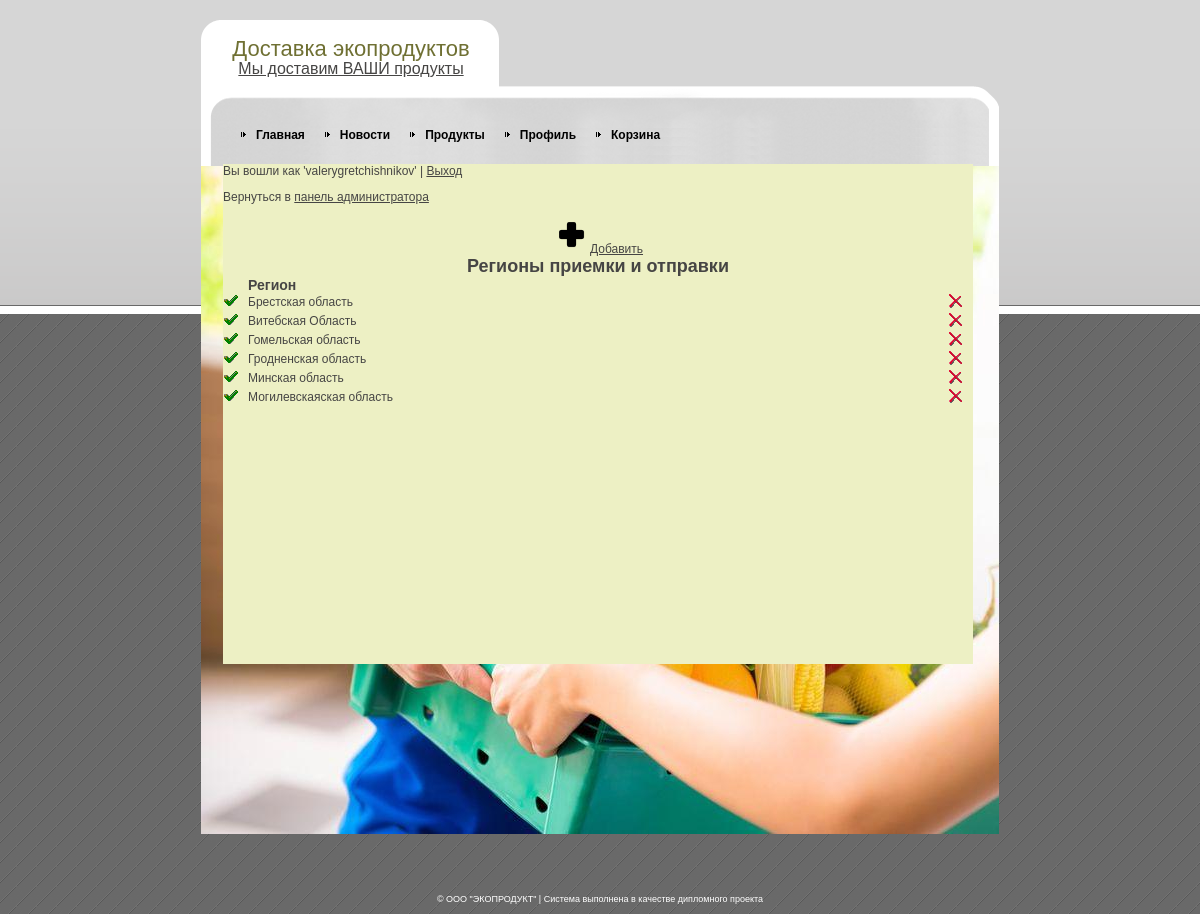
The page /edit_region.php (signed in) on the database its author committed.
### tables this page shows
CREATE TABLE IF NOT EXISTS `region` (
  `id` int(11) NOT NULL AUTO_INCREMENT,
  `region` varchar(50) NOT NULL,
  PRIMARY KEY (`id`)
);

### edit_region.php (the view, shortened to what this page needs)
<?php
require "lib_db.php";
?>
<!DOCTYPE html PUBLIC "-//W3C//DTD XHTML 1.0 Strict//EN" "http://www.w3.org/TR/xhtml1/DTD/xhtml1-strict.dtd">
<html xmlns="http://www.w3.org/1999/xhtml" xml:lang="en" lang="en">
<head>
<link rel="stylesheet" href="style.css" type="text/css" charset="utf-8" />
</head>
<body>
<div id="outer">
  <div id="wrapper">
    <div id="body-bot">
      <div id="body-top">
        <div id="logo">
          <h1>Доставка экопродуктов</h1>
          <p><a href="adminform.php" target="_parent">Мы доставим ВАШИ продукты</a></p>
        </div>
        <div id="nav">
          <ul>
          </ul>
        </div>
        <div id="gboxm">
				<?php
				$login = $_SESSION['login'];
				$password = $_SESSION['password'];
				if(empty($login) and empty($password))
				{
					echo "<h2>Ошибка!</h2>";
					echo "<p>Необходимо пройти авторизацию | <a href='adminform.php'>Вход</a></p>";
				}
				else
				{
					echo "<p>Вы вошли как '$login' | <a href='../exit.php'>Выход</a></p>";
					echo "<p>Вернуться в <a href='adminform.php'>панель администратора</a></p>";?>
					<center><a href="edit_regionf.php?id=0"><img height="37" src="images/logos/add.png" alt="add" />Добавить</a>
					<h2>Регионы приемки и отправки</center></h2>
					<table border="0" cellpadding="0" cellspacing="0" width="100%">
					<tr>
						<td width=25></td>
						<td><h3>Регион</h3></td>
						<td width=25></td>
					</tr>
					<?
					$items = getRegion();
					foreach($items as $item)
					{?>
						<tr>
						<td><a href="edit_regionf.php?id=<?=$item["id"]?>"><img src="images/logos/edit.ico" alt="edit" /></a></td>
						<td><?=$item["region"]?></td>
						<td><a href="delete_region.php?id=<?=$item["id"]?>"><img src="images/logos/del.ICO" alt="del" /></a></td>
						</tr>
					<?}
						echo "</table>";
					}?>
        </div>
      </div>
    </div>
  </div>
</div>
<div id="copyright"> &copy; ООО "ЭКОПРОДУКТ" | Система выполнена в качестве дипломного проекта</div>
</body>
</html>

### style.css (style rules this page uses)
html, body, h1, h2, h3, h4 { margin: 0; padding: 0; }
img { border: 0; }
a { color: #464544; }
body { background: url(images/logos/page_bg.gif); text-align: center; font: 12px arial, sans-serif; color: #464544; padding-bottom: 10px; }
#outer { background: top left url(images/logos/page_bg_top.gif) repeat-x; padding-top: 20px; }
#wrapper { text-align: left; margin: auto; width: 798px; position: relative; background: url(images/logos/body_bg.gif) repeat-y; }
#body-bot { background: bottom left url(images/logos/body_bg_bot.jpg) no-repeat; }
#body-top { background: url(images/logos/body_bg_top.gif) no-repeat; min-height: 800px; _height: 800px; padding-bottom: 14px; }
#logo { width: 25em; text-align: center; }
#logo h1 { color: #6F7033; font: 22px "Arial narrow", arial, sans-serif; line-height: 1; padding-top: 0.8em; }
#logo p { color: #464544; font: 16px "Arial narrow", arial, sans-serif; margin: 0; }
#nav { margin-top: 50px; }
#gboxm { width: 750px; min-height: 500px; margin-top: 22px; margin-left: 22px; margin-bottom: 22px; background-color: #EDF0C4; }
#copyright { font-size: 9px; color: #fff; margin-top: 60px; }

### rows shown on the page
region: region "Брестская область"
region: region "Витебская Область"
region: region "Гомельская область"
region: region "Гродненская область"
region: region "Минская область"
region: region "Могилевскаяская область"

### other values the page prints
$login "valerygretchishnikov"
